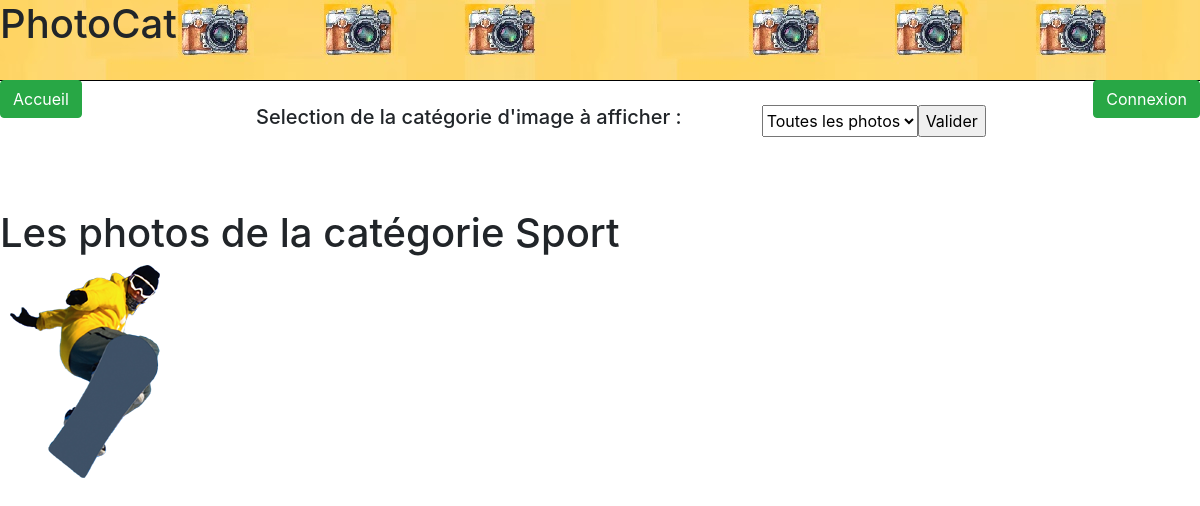
Page /accueil.php?catId=2 on the earlier database version.
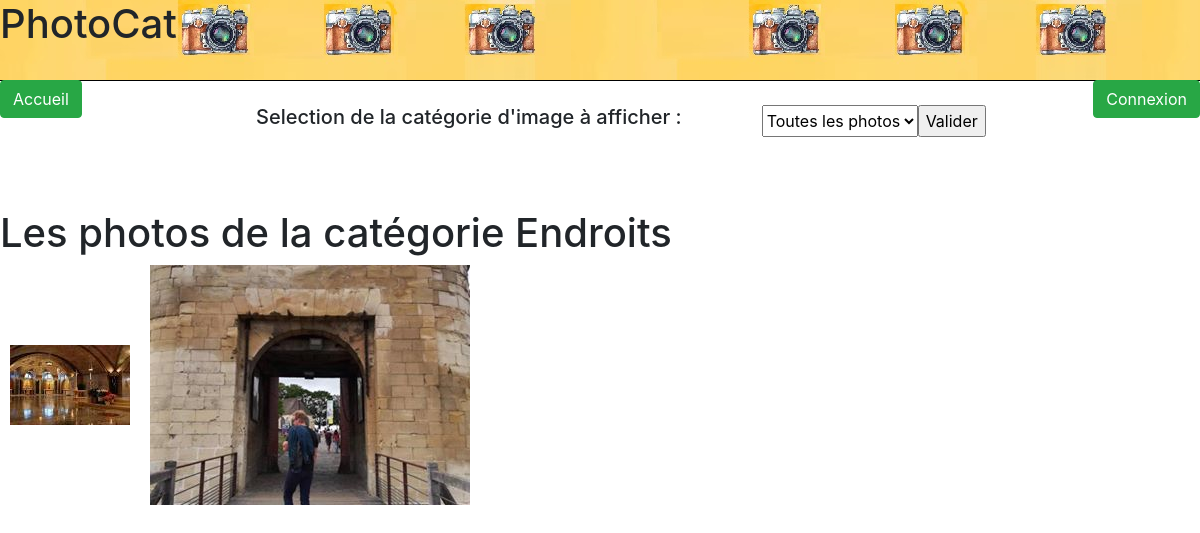
Same page on the later database version.
### tables this page shows
CREATE TABLE IF NOT EXISTS Categorie (
  catId int NOT NULL AUTO_INCREMENT,
  nomCat varchar(255) NOT NULL,
  PRIMARY KEY (catId)
);

CREATE TABLE IF NOT EXISTS Photo (
  photoId int NOT NULL AUTO_INCREMENT,
  nomFich varchar(255) NOT NULL,
  description varchar(255) NOT NULL,
  catId int NOT NULL,
  utilId int NOT NULL,
  PRIMARY KEY (photoId),
  FOREIGN KEY (catId) REFERENCES Categorie (catId),
  FOREIGN KEY (utilId) REFERENCES utilisateur (utilId)
);

### bd.php (called while the page is built, shortened)
<?php
function executeQuery($link, $query)
{
	$resultat = mysqli_query($link, $query) ;
	if($resultat == FALSE){
		printf("Échec de la requête". mysqli_error($link)) ;
	}
	else {
		return $resultat;
	}
}
?>

### function.php (the view, shortened to what this page needs)
<!doctype html>
<html lang="fr">
<head>
    <link rel="stylesheet" href="bootstrap.css">
    <link rel="stylesheet" href="accueil.css">
</head>
<body>
<?php
require_once ('bd.php');
$conn = getConnection('localhost', "p1926029", "ef5d0c", "p1926029");
if (isset($_GET['catId'])) {
    $Id = htmlspecialchars($_GET["catId"]);
    category($Id, $conn);
}
function category(int $cat, $link)
{
    $resultat_catNoms = executeQuery($link, "SELECT nomCat FROM Categorie WHERE catId = $cat");
    $row_catNom = $resultat_catNoms->fetch_assoc();
    echo "<h1>Les photos de la catégorie " . $row_catNom["nomCat"] . "</h1>";
    $resultat_photoId = executeQuery($link, "SELECT photoId FROM Photo WHERE catId = $cat");
    while ($row_photoId = $resultat_photoId->fetch_assoc()) {
        $resultat_imNom = executeQuery($link, "SELECT nomFich FROM Photo WHERE photoId = " . $row_photoId["photoId"] );
        $row_imNom = $resultat_imNom->fetch_assoc();
        $images = glob($GLOBALS['dir'] . $row_imNom["nomFich"], GLOB_BRACE);
        foreach ($images as $image):
            echo "<a href='details.php?photoId=" . $row_photoId["photoId"] . "'><img src='" . $image . "' hspace = '10' border = '5'/></a>";
        endforeach;
    }
}
?>
</body>
</html>

### accueil.php (shortened to what this page needs)
<!doctype html>
<html lang="fr">
<head>
  <link rel="stylesheet" href="bootstrap.css">
  <link rel="stylesheet" href="accueil.css">
</head>
<body>
<?php
require_once('bd.php');
?>
<div style="background-image:url(img/accueil_bis.jpg);" ><B><h1>PhotoCat</h1></B><br> </div>
	<nav class="crumbs">
	<form name="accueil" action="accueil.php" method="POST">
	   <button style="float: left;" type="submit" name="accueil" class="btn btn-success">
		Accueil
		</button>
		<div class='connexion'>
		<button style="float: right;" type="submit" name="connexion" class="btn btn-success">
		Connexion
		</button>
		</div>
	</nav><br>
<form action="function.php" method="post">
<div style="display:flex; margin-left:16em;">
	<h5> Selection de la catégorie d'image à afficher : </h5>
	<div style='display:flex; margin-left:5em;'>
    <select name="dowpdown" >
        <option value="0">Toutes les photos</option>
    </select>
    <input type="submit" name="show_dowpdown_value" value="Valider"/>
	</div>
	</div><br><br><br>
</form>
<?php if ((isset($_POST['show_dowpdown_value']) and $_POST['dowpdown'] !=0) or (isset($_GET['catId']))) {
    include("function.php");}
?>
</body>
</html>

### accueil.css (style rules this page uses)
nav { border-bottom: 1px solid black; }
.connexion { position: relative; left: 0em; }

Differences in the rows shown:
no longer on this page (row edited): photo: nomFich (picture)
changed categorie: nomCat "Sport" → "Endroits"
now on this page (row edited): photo: nomFich (picture)
added photo: nomFich (picture)
